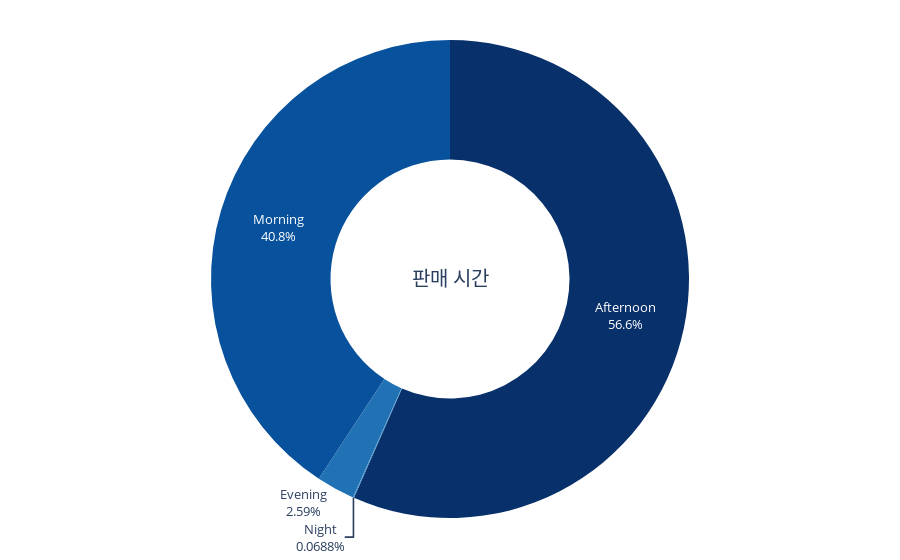

The notebook cell saved with this chart:
### Code cell
fig = go.Figure(data=[go.Pie(labels=['Afternoon','Morning','Evening','Night'],
                values=peakHours, title="판매 시간",titlefont=dict(size=20), textinfo='label+percent', marker=dict(colors=px.colors.sequential.Blues_r), hole=.5)])
fig.update_layout(margin=dict(t=40, b=40, l=0, r=0), font=dict(size=13), showlegend=False)
fig.show()

### Figure 1 — Plotly figure (JSON) as saved in the notebook; plotly's stock layout.template omitted (floating-point values rounded to 4 significant figures)
{"data": [{"hole": 0.5, "labels": ["Afternoon", "Morning", "Evening", "Night"], "marker": {"colors": ["rgb(8,48,107)", "rgb(8,81,156)", "rgb(33,113,181)", "rgb(66,146,198)", "rgb(107,174,214)", "rgb(158,202,225)", "rgb(198,219,239)", "rgb(222,235,247)", "rgb(247,251,255)"]}, "textinfo": "label+percent", "title": {"font": {"size": 20}, "text": "판매 시간"}, "type": "pie", "values": [10687, 7697, 490, 13]}], "layout": {"font": {"size": 13}, "margin": {"b": 40, "l": 0, "r": 0, "t": 40}, "showlegend": false}}
